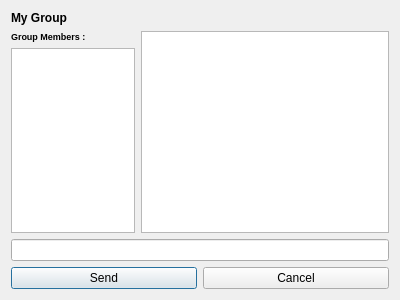
<?xml version="1.0" encoding="UTF-8"?>
<ui version="4.0">
 <class>ChatWithGroup</class>
 <widget class="QDialog" name="ChatWithGroup">
  <property name="geometry">
   <rect>
    <x>0</x>
    <y>0</y>
    <width>400</width>
    <height>300</height>
   </rect>
  </property>
  <property name="windowTitle">
   <string>Dialog</string>
  </property>
  <layout class="QVBoxLayout" name="verticalLayout_2">
   <item>
    <widget class="QLabel" name="label_2">
     <property name="font">
      <font>
       <pointsize>9</pointsize>
       <weight>75</weight>
       <bold>true</bold>
      </font>
     </property>
     <property name="text">
      <string>My Group </string>
     </property>
    </widget>
   </item>
   <item>
    <layout class="QHBoxLayout" name="horizontalLayout_2" stretch="2,4">
     <item>
      <layout class="QVBoxLayout" name="verticalLayout">
       <item>
        <widget class="QLabel" name="label">
         <property name="font">
          <font>
           <pointsize>7</pointsize>
           <weight>75</weight>
           <bold>true</bold>
          </font>
         </property>
         <property name="text">
          <string>Group Members :</string>
         </property>
        </widget>
       </item>
       <item>
        <widget class="QListWidget" name="group_members">
         <property name="font">
          <font>
           <pointsize>10</pointsize>
          </font>
         </property>
        </widget>
       </item>
      </layout>
     </item>
     <item>
      <widget class="QListWidget" name="chat_panel"/>
     </item>
    </layout>
   </item>
   <item>
    <widget class="QLineEdit" name="input_field"/>
   </item>
   <item>
    <layout class="QHBoxLayout" name="horizontalLayout">
     <item>
      <widget class="QPushButton" name="send_button">
       <property name="text">
        <string>Send</string>
       </property>
      </widget>
     </item>
     <item>
      <widget class="QPushButton" name="cancel_button">
       <property name="text">
        <string>Cancel</string>
       </property>
      </widget>
     </item>
    </layout>
   </item>
  </layout>
 </widget>
 <resources/>
 <connections/>
</ui>
